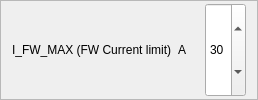
                        <widget class="QFrame" name="frame_47">
                         <property name="frameShape">
                          <enum>QFrame::StyledPanel</enum>
                         </property>
                         <property name="frameShadow">
                          <enum>QFrame::Raised</enum>
                         </property>
                         <layout class="QHBoxLayout" name="horizontalLayout_28">
                          <property name="topMargin">
                           <number>2</number>
                          </property>
                          <property name="bottomMargin">
                           <number>2</number>
                          </property>
                          <item>
                           <widget class="QLabel" name="label_49">
                            <property name="sizePolicy">
                             <sizepolicy hsizetype="Preferred" vsizetype="Preferred">
                              <horstretch>4</horstretch>
                              <verstretch>0</verstretch>
                             </sizepolicy>
                            </property>
                            <property name="text">
                             <string>I_FW_MAX (FW Current limit)</string>
                            </property>
                           </widget>
                          </item>
                          <item>
                           <widget class="QLabel" name="label_50">
                            <property name="sizePolicy">
                             <sizepolicy hsizetype="Preferred" vsizetype="Preferred">
                              <horstretch>1</horstretch>
                              <verstretch>0</verstretch>
                             </sizepolicy>
                            </property>
                            <property name="text">
                             <string>A</string>
                            </property>
                           </widget>
                          </item>
                          <item>
                           <widget class="QLabel" name="label_i_fw_max">
                            <property name="sizePolicy">
                             <sizepolicy hsizetype="Preferred" vsizetype="Preferred">
                              <horstretch>1</horstretch>
                              <verstretch>0</verstretch>
                             </sizepolicy>
                            </property>
                            <property name="text">
                             <string/>
                            </property>
                           </widget>
                          </item>
                          <item>
                           <widget class="QDoubleSpinBox" name="spin_i_fw_max">
                            <property name="sizePolicy">
                             <sizepolicy hsizetype="Minimum" vsizetype="Minimum">
                              <horstretch>1</horstretch>
                              <verstretch>0</verstretch>
                             </sizepolicy>
                            </property>
                            <property name="decimals">
                             <number>0</number>
                            </property>
                            <property name="maximum">
                             <double>33.000000000000000</double>
                            </property>
                            <property name="value">
                             <double>30.000000000000000</double>
                            </property>
                           </widget>
                          </item>
                         </layout>
                        </widget>
